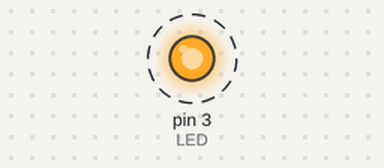
This sketch was run on a simulated Arduino Uno, built with avr-gcc and run on an emulated ATmega328P. Shown: output pins drawn as LEDs (lit = HIGH). Dashed ring = blinking.

Above: at 0.2 s.
Timing chart, 0 to 3.0 s (numbered marks = the images above):
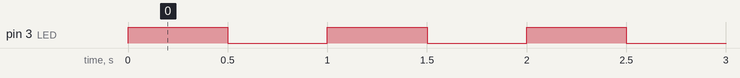

The sketch:

t85_test.ino
```cpp
#define LED 3
#define Button 4

void setup(){
  pinMode(LED, OUTPUT);
  pinMode(Button, INPUT);
}

void loop(){
  //while (digitalRead(Button)==LOW){
      digitalWrite(LED, HIGH);
      delay(500);
      digitalWrite(LED,LOW);
      delay(500);
 // }

}
```

Measured:
- by itself, pin 3 (LED): alternates HIGH for 0.50 s and LOW for 0.50 s
